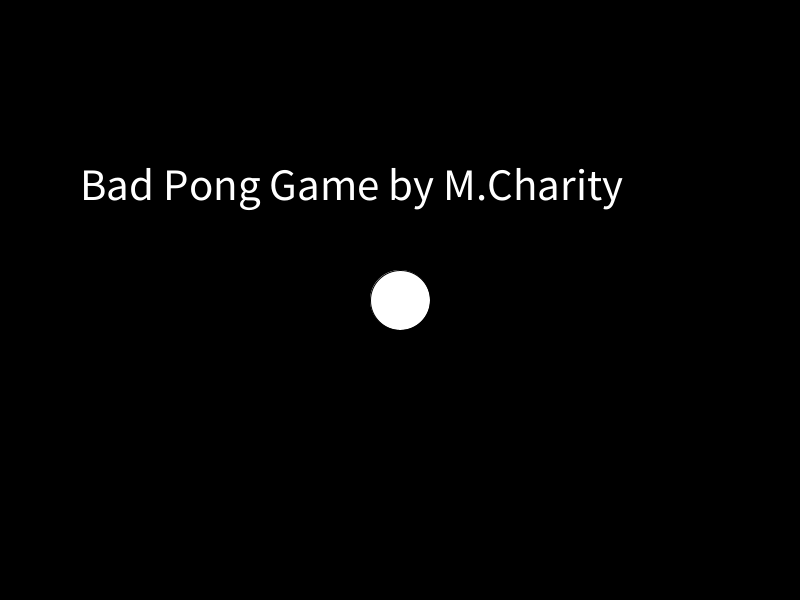
Frame 1 (no input)
Frame 60 (the mouse pressed at the canvas centre just before this capture): identical to frame 1, image omitted
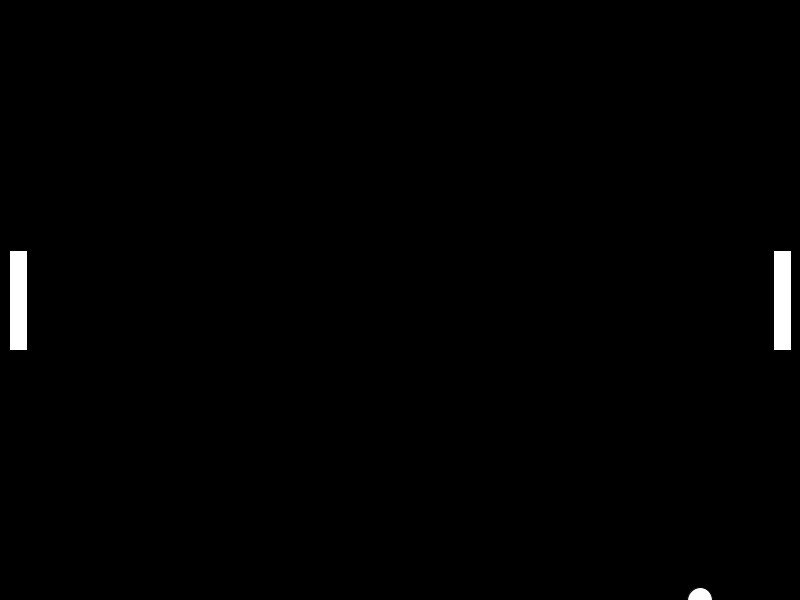
Frame 120 (the mouse held since frame 60 and released just before this capture)

The Processing sketch that drew these frames (run headless with seeded random() and noise(); from frame 60 on, the mouse is pressed at the canvas centre):

// Processing sketch: pong
// ── pong.pde
Puck puck;
Paddle left;
Paddle right;

int section;
float tx = 80;
int ty = 200;


void setup() {

  size(800, 600); 
  puck = new Puck();
  left = new Paddle(true);
  right = new Paddle(false);
}


void draw() {

  background(0); 
  if (section == 0) {
    fill(255);
    textSize(45);
    text("Bad Pong Game by M.Charity", tx, ty);
    float cx = 60;
    float cy = 60;
    ellipse(400, 300, cx, cy);
     
  } if (mousePressed) {
      section = 1;
    }
  
   if (section == 1) {
    section = 1;
    background(0);
    puck.update();
    puck.edges();
    puck.show();
    left.show();
    right.show(); 
    }
}


void keyPressed() {
  if (key == 'w') {
    left.move(-5);
  } else if (key == 's') {
    left.move(5);
  }
  if (key == 'o') {
    right.move(-5);
  } else if (key == 'l') {
    right.move(5);
  }
}

// ── paddle.pde
class Paddle {
  float x;
  float y = height/2;
  float w = 18;
  float h = 100;

  Paddle(boolean left) {
    if (left) {
      x = w;
    } else {
      x = width - w;
    } 
  }
 
  void move(float steps) {
    y += steps;
    y = constrain( y, 0, height);
  }
 
  void show() {
   fill(255);
   rectMode(CENTER);
   rect(x, y, w, h);
  }
}

// ── puck.pde
class Puck {
  int x = width/2;
  int y = height/2;
  int xspeed = 5;
  int yspeed = 5;
  int r = 25;
  
  void update() {
   x = x + xspeed;
   y = y + yspeed;
  }
  
  void reset() {
    x = 400;
    y = 300;
  }
  
  void edges() {
    if (y < 0 || y > height) {
      yspeed *= -1;
    }
      if (x - r > width) {
      reset();
    }
     if ((y + r) <= y+150 && (y - r) >= y) {
     if (x - r <= 25) { xspeed *= -1;  println("Circle X: ");
     print(x);
     print("touched");
     }
     }
  }
  
  void show() {
   fill(255);
   ellipse(x, y, r, r);
  }
}
